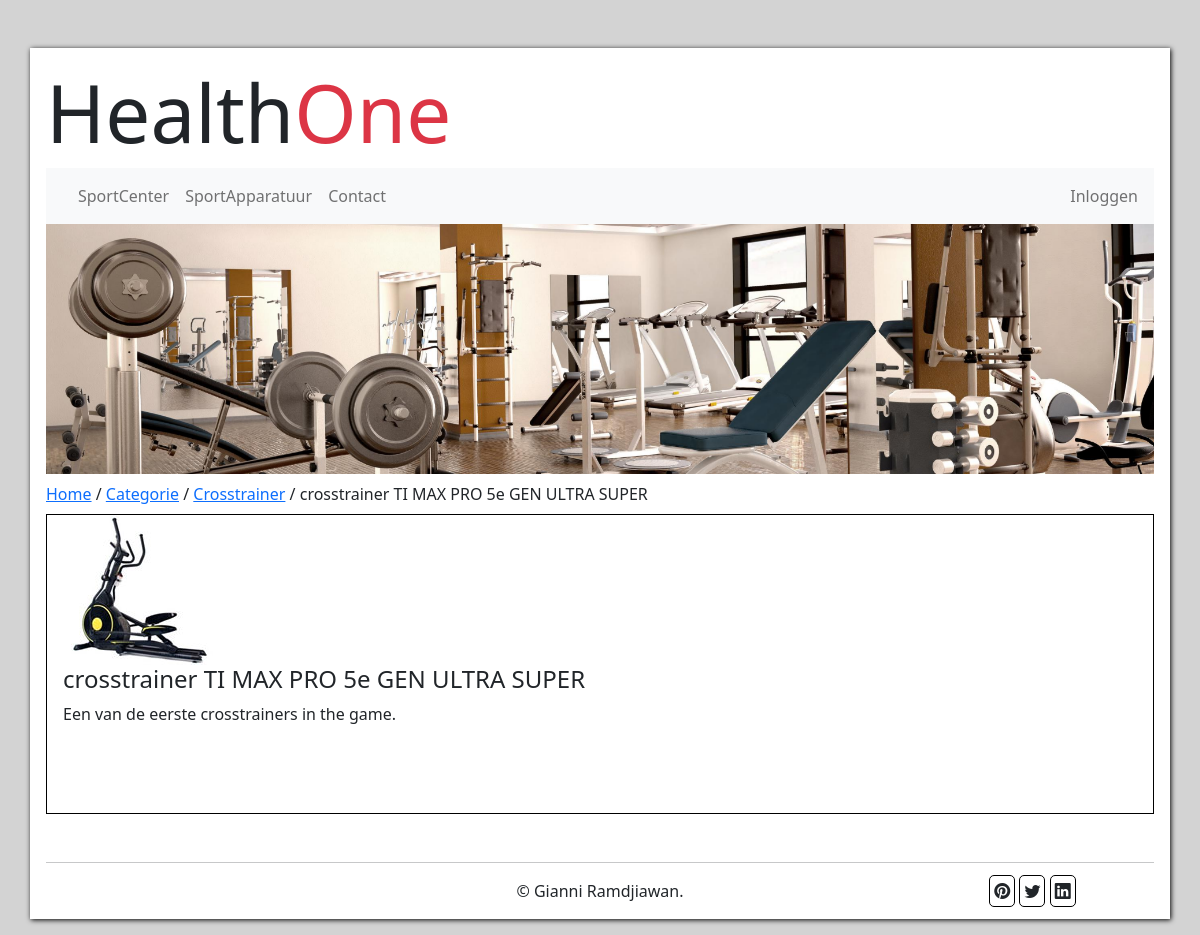
Screenshot of /apparatuur/product.php?id=2 with the database file from the repository.
### tables this page shows
CREATE TABLE `categorie` (
  `id` int(5) NOT NULL,
  `naam` varchar(50) NOT NULL,
  `foto` varchar(50) NOT NULL,
  `omschrijving` varchar(255) NOT NULL
);

CREATE TABLE `product` (
  `id` int(5) NOT NULL,
  `naam` varchar(50) NOT NULL,
  `foto` varchar(50) NOT NULL,
  `omschrijving` varchar(255) NOT NULL,
  `categorie_id` int(11) NOT NULL
);

### apparatuur/product.php (the view, shortened to what this page needs)
<?php
    include_once('../dbConnection.php');
    $producten = $db->prepare("SELECT * FROM product WHERE id = :id");
    $producten->bindParam("id", $_GET['id']);
    $producten->execute();
    $result = $producten->fetchAll(PDO::FETCH_ASSOC);
    foreach ($result as &$data) {
        $productNaam = $data['naam'];
        $id = $data['id'];
    }
    $categorie = $db->prepare("SELECT * FROM categorie WHERE id = :id");
    $categorie->bindParam("id", $_GET['id']);
    $categorie->execute();
    $result = $categorie->fetchAll(PDO::FETCH_ASSOC);
    foreach ($result as &$data) {
        $appratuur = $data['naam'];
    }
?>
<!DOCTYPE html>
<html lang="en">
    <head>
        <link href="https://cdn.jsdelivr.net/npm/bootstrap@5.2.0-beta1/dist/css/bootstrap.min.css" rel="stylesheet">
        <link rel="stylesheet" href="https://cdn.jsdelivr.net/npm/bootstrap-icons@1.8.2/font/bootstrap-icons.css">
        <link rel="stylesheet" href="../css/style.css">
    </head>
    <body>
        <div class='container container-xxl p-3 my-5'>
            <?php
            include_once('../templates/header.php');
            include_once('../templates/menu.php');
            include_once('../templates/banner.php');
            echo "
            <div class='row mt-2'>
                <div class='path mb-2'>
                    <a href='../index.php'>Home</a>
                    /
                    <a href='./categorieen.php'>Categorie</a>
                    /
                    <a href='./apparatuur.php?id=$id'>$appratuur</a>
                    /
                    $productNaam
                </div>
            </div>
            ";
            $producten = $db->prepare("SELECT * FROM product WHERE categorie_id = :id");
            $producten->bindParam("id", $_GET['id']);
            $producten->execute();
            $result = $producten->fetchAll(PDO::FETCH_ASSOC);
            foreach ($result as &$data) {
                echo "<div class='product px-3'>";
                echo "<img src='../img/".$data['foto']."' alt='".$data['naam']."' class='img-fluid'><br>";
                echo "<h4>".$data['naam']."</h4>";
                echo "<p>".$data['omschrijving']."</p> </a>";
                echo "</div>";
            }
            echo "<hr>";
            include_once('../templates/footer.php');
        ?>
    </div>
</body>
</html>

### css/style.css (style rules this page uses)
body { background-color: lightgrey; }
.container { background-color: white; box-shadow: 1px 1px 5px black; }
.product { border: 1px solid black; height: 300px; }

### rows the page displays
categorie: naam "Crosstrainer"
product: naam "crosstrainer TI MAX PRO 5e GEN ULTRA SUPER", foto (picture), omschrijving "Een van de eerste crosstrainers in the game."
